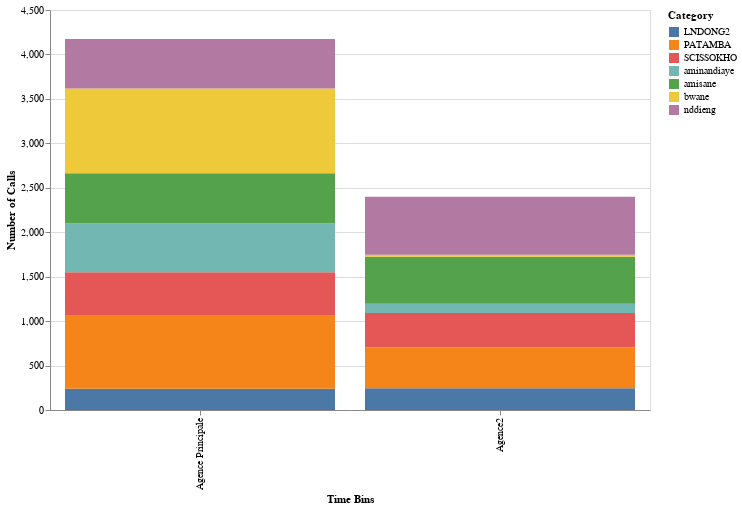

Notebook source saved alongside this figure:
### Code cell
import altair as alt
import pandas as pd
import streamlit as st

import altair as alt
import pandas as pd
import streamlit as st

# Sample data
# data = pd.DataFrame({
#     'NomAgence': ['Agency1'] * 6,
#     'TempsAttente': [2, 7, 3, 11, 6, 8],
#     'Date_Appel': pd.date_range(start='2024-08-01', periods=6, freq='D'),
#     'Categorie': ['0-5min', '5-10min', '0-5min', '>10min', '5-10min', '5-10min'],
#     'Time_Bins': ['2024-08-01 to 2024-08-07'] * 6
# })


# Create the Stacked Bar Chart
chart = alt.Chart(df1).mark_bar().encode(
    x=alt.X('NomAgence:O', title='Time Bins'),
    y=alt.Y('TempOperation:Q', title='Number of Calls'),
    color=alt.Color('UserName:N', title='Category'),
    order=alt.Order('UserName:N')  # Ensures the stacking order
).properties(
    width=600,
    height=400
)

# Display in Streamlit
st.write("Stacked Bar Chart Example")
chart

### Figure 1 — Vega-Lite specification as saved in the notebook (floating-point values rounded to 4 significant figures)
{"config": {"view": {"continuousWidth": 400, "continuousHeight": 300}}, "data": {"name": "data-4c06006ac55c7593230289fa0538e733"}, "mark": "bar", "encoding": {"color": {"field": "UserName", "title": "Category", "type": "nominal"}, "order": {"field": "UserName", "type": "nominal"}, "x": {"field": "NomAgence", "title": "Time Bins", "type": "ordinal"}, "y": {"field": "TempOperation", "title": "Number of Calls", "type": "quantitative"}}, "height": 400, "width": 600, "$schema": "https://vega.github.io/schema/vega-lite/v4.17.0.json", "datasets": {"data-4c06006ac55c7593230289fa0538e733": [{"NomAgence": "Agence Principale", "UserName": "LNDONG2", "TempOperation": 239.4}, {"NomAgence": "Agence Principale", "UserName": "PATAMBA", "TempOperation": 820.5}, {"NomAgence": "Agence Principale", "UserName": "SCISSOKHO", "TempOperation": 490.9}, {"NomAgence": "Agence Principale", "UserName": "aminandiaye", "TempOperation": 547.1}, {"NomAgence": "Agence Principale", "UserName": "amisane", "TempOperation": 565.7}, {"NomAgence": "Agence Principale", "UserName": "bwane", "TempOperation": 953.2}, {"NomAgence": "Agence Principale", "UserName": "nddieng", "TempOperation": 556.3}, {"NomAgence": "Agence2", "UserName": "LNDONG2", "TempOperation": 245.8}, {"NomAgence": "Agence2", "UserName": "PATAMBA", "TempOperation": 457.5}, {"NomAgence": "Agence2", "UserName": "SCISSOKHO", "TempOperation": 388.7}, {"NomAgence": "Agence2", "UserName": "aminandiaye", "TempOperation": 102.0}, {"NomAgence": "Agence2", "UserName": "amisane", "TempOperation": 529.5}, {"NomAgence": "Agence2", "UserName": "bwane", "TempOperation": 22.0}, {"NomAgence": "Agence2", "UserName": "nddieng", "TempOperation": 653.5}]}}
